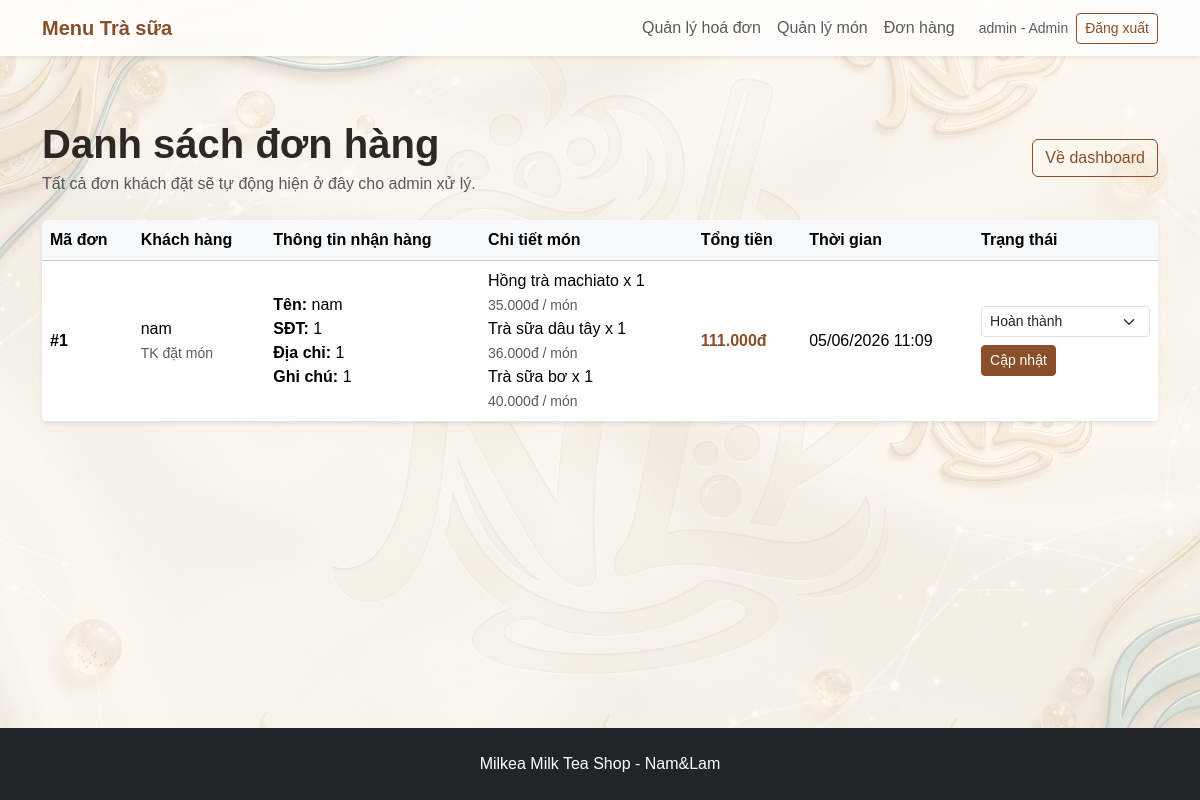
Page /admin/orders (signed in) on the committed database.
### milk_tea_shop/models.py (models this page shows)
class Order(db.Model):
    __tablename__ = "orders"
    id = db.Column(db.Integer, primary_key=True)
    user_id = db.Column(db.Integer, db.ForeignKey("users.id"), nullable=True)
    customer_name = db.Column(db.String(120), default="")
    phone = db.Column(db.String(30), default="")
    address = db.Column(db.String(255), default="")
    note = db.Column(db.Text, default="")
    total_price = db.Column(db.Integer, default=0)
    status = db.Column(db.String(50), default="Chờ xác nhận")
    created_at = db.Column(db.DateTime, default=datetime.utcnow)
    items = db.relationship("OrderItem", backref="order", lazy=True, cascade="all, delete-orphan")

class User(db.Model):
    __tablename__ = "users"
    id = db.Column(db.Integer, primary_key=True)
    username = db.Column(db.String(80), unique=True, nullable=False)
    password = db.Column(db.String(255), nullable=False)
    role = db.Column(db.String(20), default="user")  # admin hoặc user
    orders = db.relationship("Order", backref="user", lazy=True)

class OrderItem(db.Model):
    __tablename__ = "order_items"
    id = db.Column(db.Integer, primary_key=True)
    order_id = db.Column(db.Integer, db.ForeignKey("orders.id"), nullable=False)
    product_id = db.Column(db.Integer, db.ForeignKey("products.id"), nullable=False)
    quantity = db.Column(db.Integer, default=1)
    price = db.Column(db.Integer, nullable=False)

class Product(db.Model):
    __tablename__ = "products"
    id = db.Column(db.Integer, primary_key=True)
    name = db.Column(db.String(120), nullable=False)
    category = db.Column(db.String(80), nullable=False)
    size = db.Column(db.String(50), default="M/L")
    topping = db.Column(db.String(120), default="Không")
    price = db.Column(db.Integer, nullable=False)
    description = db.Column(db.Text, default="")
    image = db.Column(db.String(255), default="")
    order_items = db.relationship("OrderItem", backref="product", lazy=True)

### milk_tea_shop/routes.py (the view)
@main_bp.route("/admin/orders")
def order_list():
    if not check_admin():
        return redirect(url_for("main.login"))
    orders = Order.query.order_by(Order.created_at.desc()).all()
    return render_template("order_list.html", orders=orders, status_list=ORDER_STATUS)

### milk_tea_shop/routes.py (called while the page is built)
@main_bp.app_context_processor
def send_data_to_html():
    cart = session.get("cart", {})
    cart_count = 0
    for quantity in cart.values():
        cart_count += int(quantity)
    return {
        "money": money,
        "cart_count": cart_count
    }

def check_admin():
    if "user_id" not in session:
        flash("Vui lòng đăng nhập trước.", "warning")
        return False
    if session.get("role") != "admin":
        flash("Bạn không có quyền truy cập trang quản lý.", "danger")
        return False
    return True

### milk_tea_shop/templates/order_list.html (shortened to what this page needs)
{% extends "base.html" %}
{% block content %}
<section class="container py-5">
    <div class="d-flex justify-content-between align-items-center mb-4">
        <div>
            <h1 class="fw-bold mb-1">Danh sách đơn hàng</h1>
            <p class="text-muted mb-0">Tất cả đơn khách đặt sẽ tự động hiện ở đây cho admin xử lý.</p>
        </div>
        <a href="{{ url_for('main.dashboard') }}" class="btn btn-outline-brown">Về dashboard</a>
    </div>
    <div class="table-responsive shadow-sm rounded bg-white">
        <table class="table align-middle mb-0">
            <thead class="table-light">
                <tr>
                    <th>Mã đơn</th>
                    <th>Khách hàng</th>
                    <th>Thông tin nhận hàng</th>
                    <th>Chi tiết món</th>
                    <th>Tổng tiền</th>
                    <th>Thời gian</th>
                    <th>Trạng thái</th>
                </tr>
            </thead>
            <tbody>
                {% for o in orders %}
                <tr>
                    <td class="fw-bold">#{{ o.id }}</td>
                    <td>
                        <div>{{ o.user.username if o.user else 'Khách' }}</div>
                        <small class="text-muted">TK đặt món</small>
                    </td>
                    <td>
                        <div><strong>Tên:</strong> {{ o.customer_name or 'Chưa nhập' }}</div>
                        <div><strong>SĐT:</strong> {{ o.phone or 'Chưa nhập' }}</div>
                        <div><strong>Địa chỉ:</strong> {{ o.address or 'Chưa nhập' }}</div>
                        {% if o.note %}
                        <div><strong>Ghi chú:</strong> {{ o.note }}</div>
                        {% endif %}
                    </td>
                    <td>
                        {% for item in o.items %}
                            <div>{{ item.product.name }} x {{ item.quantity }}</div>
                            <small class="text-muted">{{ "{:,.0f}".format(item.price).replace(',', '.') }}đ / món</small><br>
                        {% endfor %}
                    </td>
                    <td class="fw-bold text-brown">{{ "{:,.0f}".format(o.total_price).replace(',', '.') }}đ</td>
                    <td>{{ o.created_at.strftime('%d/%m/%Y %H:%M') }}</td>
                    <td>
                        <form method="POST" action="{{ url_for('main.update_order_status', order_id=o.id) }}">
                            <select name="status" class="form-select form-select-sm mb-2">
                                {% for st in status_list %}
                                <option value="{{ st }}" {% if o.status == st %}selected{% endif %}>{{ st }}</option>
                                {% endfor %}
                            </select>
                            <button class="btn btn-brown btn-sm" type="submit">Cập nhật</button>
                        </form>
                    </td>
                </tr>
                {% else %}
                <tr><td colspan="7" class="text-center text-muted py-4">Chưa có đơn hàng.</td></tr>
                {% endfor %}
            </tbody>
        </table>
    </div>
</section>
{% endblock %}

### milk_tea_shop/static/css/style.css (style rules this page uses)
html, body { min-height: 100%; }
body { margin: 0; color: #2f2723; font-family: Arial, Helvetica, sans-serif; background: #fffaf5; }
body.app-body { background: linear-gradient(rgba(255, 250, 245, 0.70), rgba(255, 250, 245, 0.70)), url("../images/background.png"); background-size: cover; background-position: center; background-repeat: no-repeat; background-attachment: fixed; }
.text-brown { color: #8a4f2a !important; }
.btn-brown { background: #8a4f2a; color: #fff; border: 1px solid #8a4f2a; }
.btn-outline-brown { border: 1px solid #8a4f2a; color: #8a4f2a; }
html, body { min-height: 100%; margin: 0; }
body { min-height: 100vh; display: flex; flex-direction: column; }

### rows in the picture
Order: id "1", user "nam", customer_name "nam", phone "1", address "1", note "1", total_price "111.000", created_at "05/06/2026 11:09", status "Hoàn thành"
OrderItem: product.name "Hồng trà machiato", quantity "1", price "35.000"
OrderItem: product.name "Trà sữa dâu tây", quantity "1", price "36.000"
OrderItem: product.name "Trà sữa bơ", quantity "1", price "40.000"

### other values in the picture
{{ session.get('username') }} "admin"
{{ 'Admin' if session.get('role') == 'admin' else 'Khách hàng' }} "Admin"
